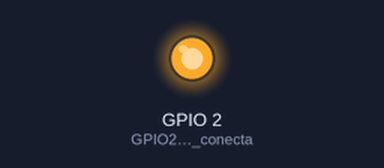
Simulated run of this sketch. Board: ESP32. On the bench: output pins drawn as LEDs (lit = HIGH). A WiFi scan finds three made-up networks; what the sketch prints to the serial monitor is not drawn.

Above: at 0.2 s.
Timing chart, 0 to 3.0 s (numbered marks = the images above):
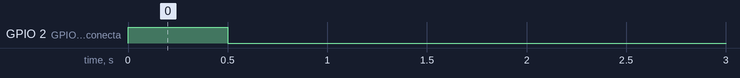

Measured:
- by itself, GPIO 2 (GPIO2_suele_estar_conecta): goes HIGH 0.50 s, LOW 2.6 s, 126 × (HIGH 0.50 s, LOW 0.50 s), HIGH 0.50 s, then LOW

The sketch:

PruebaDetectaRed.ino
```cpp
#include <WiFi.h>

void setup() {
  Serial.begin(115200);
  pinMode(2, OUTPUT);  // GPIO2 suele estar conectado al LED interno

  Serial.println("\n=== TEST DE FUNCIONAMIENTO ESP32 ===");
  Serial.println("1️⃣ Probando LED integrado...");
}

void loop() {
  // 1️⃣ Parpadeo del LED
  digitalWrite(2, HIGH);
  delay(500);
  digitalWrite(2, LOW);
  delay(500);

  // Solo ejecutar el escaneo una vez al inicio
  static bool wifiTestDone = false;
  if (!wifiTestDone) {
    Serial.println("\n2️⃣ Probando Wi-Fi (escaneo de redes)...");
    WiFi.mode(WIFI_STA);
    WiFi.disconnect();
    delay(100);

    int n = WiFi.scanNetworks();
    if (n == 0) {
      Serial.println("❌ No se detectaron redes Wi-Fi.");
    } else {
      Serial.printf("✅ %d redes encontradas:\n", n);
      for (int i = 0; i < n; ++i) {
        Serial.printf("%d: %s (%d dBm)\n", i + 1, WiFi.SSID(i).c_str(), WiFi.RSSI(i));
        delay(10);
      }
    }
    wifiTestDone = true;
    Serial.println("\n3️⃣ Test completado. Si el LED parpadea y ves redes arriba, tu ESP32 está bien ✅");
  }
}
```
